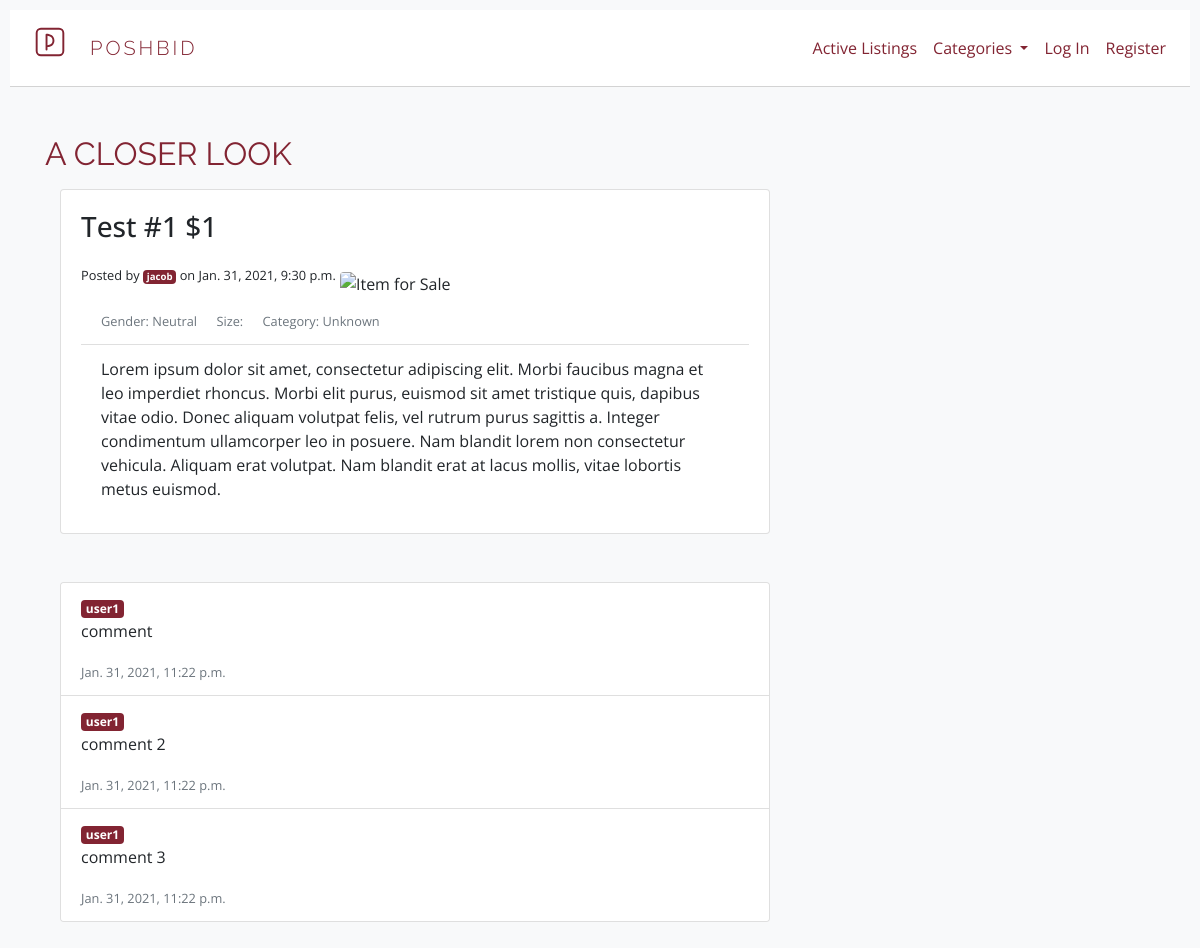
/listing/1, run on the app's committed database.
### auctions/models.py (models this page shows, shortened)
class Listing(models.Model):
    title = models.CharField(max_length=50)
    description = models.TextField(max_length=1000)
    size = models.CharField(max_length=10, blank=True)
    price = models.PositiveSmallIntegerField()
    highestbid = models.PositiveSmallIntegerField(blank=True)
    photo_url = models.URLField(max_length=500, blank=True, default="https://images.unsplash.com/photo-1517502166878-35c93a0072f0?ixid=MXwxMjA3fDB8MHxwaG90by1wYWdlfHx8fGVufDB8fHw%3D&ixlib=rb-1.2.1&auto=format&fit=crop&w=934&q=80")
    timestamp = models.DateTimeField(auto_now=False, auto_now_add=False)
    active = models.BooleanField(default=True)
    user = models.ForeignKey(User, on_delete=models.CASCADE)
    NEUTRAL = 'NRL'
    WOMEN = 'WMN'
    MEN = 'MEN'
    GENDER_CHOICES = [
        (NEUTRAL, 'Neutral'),
        (WOMEN, 'Women'),
        (MEN, 'Men')
    ]
    gender = models.CharField(max_length=3, choices=GENDER_CHOICES, blank=True)
    UNKNOWN = 'UNK'
    ACCESSORIES = 'AC'
    TOPS = 'TPS'
    JACKETS = 'JKT'
    SWEATERS = 'SWT'
    SHIRTS = 'SRT'
    SUITS = 'ST'
    DRESSES = 'DRS'
    PANTS = 'PN'
    JEANS = 'JN'
    SHORTS = 'SHR'
    SWIM = 'SWM'
    SHOES = 'SHO'
    CATEGORY_CHOICES = [
        (UNKNOWN, 'Unknown'),
        (ACCESSORIES, 'Accessories'),
        (TOPS, 'Tops'),
        (JACKETS, 'Jackets'),
        (SWEATERS, 'Sweaters'),
        (SHIRTS, 'Shirts'),
        (SUITS, 'Suits'),
        (DRESSES, 'Dresses'),
        (PANTS, 'Pants'),
        (JEANS, 'Jeans'),
        (SHORTS, 'Shorts'),
        (SWIM, 'Swim'),
        (SHOES, 'Shoes'),
    ]
    category = models.CharField(max_length=3, choices=CATEGORY_CHOICES, blank=True)

class User(AbstractUser):
    pass

class Comments(models.Model):
    comment = models.TextField(max_length=500)
    timestamp = models.DateTimeField(auto_now=False, auto_now_add=False)
    user = models.ForeignKey(User, on_delete=models.CASCADE)
    listing = models.ForeignKey(Listing, on_delete=models.CASCADE, related_name="listing_comments")

### auctions/views.py (the view)
# urls.py: path("listing/<int:itemid>", views.listing_page, name="listing"),
def listing_page(request, itemid):
    if request.method == "POST":
        if "watch" in request.POST:
            try:
                watchlist = Watchlist.objects.get(user_id=request.user.id, listing_id=itemid)
                watchlist.active = True
                watchlist.save(update_fields=["active"])
                return HttpResponseRedirect(reverse("listing", args=(itemid,)))
            except:
                watchlist = Watchlist(user_id=request.user.id, listing_id=itemid, active=True)
                watchlist.save()
                return HttpResponseRedirect(reverse("listing", args=(itemid,)))
        if "unwatch" in request.POST:
            watchlist = Watchlist.objects.get(user_id=request.user.id, listing_id=itemid)
            watchlist.active = False
            watchlist.save(update_fields=["active"])
            return HttpResponseRedirect(reverse("listing", args=(itemid,)))
        if "bid" in request.POST:
            listing = Listing.objects.get(pk=itemid)
            price = listing.price
            bid = int(request.POST.get("amount"))
            try:
                highest = Bids(user_id=request.user.id, listing_id=itemid).last()
            except:
                highest = 0
            if bid < price and bid < highest:
                return render(request, "auctions/listing.html", {
                    "error_message": "Bidding price must be greater than current price"
                })
            else:
                bids = Bids(user_id=request.user.id, listing_id=itemid, offer=bid)
                bids.save()
                highestbid = Listing.objects.get(pk=itemid)
                highestbid.highestbid = bid
                highestbid.save(update_fields=["highestbid"])
                return HttpResponseRedirect(reverse("listing", args=(itemid,)))
        if "close" in request.POST:
            listing = Listing.objects.get(pk=itemid)
            listing.active = False
            listing.save(update_fields=["active"])
            return HttpResponseRedirect(reverse("inventory"))
        if "comment" in request.POST:
            input = CreateCommentForm(request.POST)
            if input.is_valid():
                comment = Comments(user=request.user, comment=(input.cleaned_data["create_comment"]), timestamp=timezone.now(), listing=Listing(pk=itemid))
                comment.save()
                return HttpResponseRedirect(reverse("listing", args=(itemid,)))
            else:
                return render(request, "auctions/listing.html", {
                    "comment_form": input,
                    "error_message": "Sorry, the form was not valid"
                })
    else:
        try:
            watching = Watchlist.objects.get(user_id=request.user.id, listing_id=itemid)
        except:
            watching = None
        try:
            bids = Bids.objects.filter(listing_id=itemid)
        except:
            bids = None
        try:
            listing = Listing.objects.get(pk=itemid)
            winner = Bids.objects.filter(listing_id=itemid).last()
        except:
            winner = None
        return render(request, "auctions/listing.html", {
            "listing": Listing.objects.get(pk=itemid),
            "watching": watching,
            "total_bids": len(bids),
            "bid": bids,
            "winner": winner,
            "comments": Comments.objects.filter(listing_id=itemid),
            "comment_form": CreateCommentForm(),
            "watchlist": len(Watchlist.objects.filter(user_id=request.user.id)),
            "total_items": len(Listing.objects.filter(user_id=request.user.id)),
            "genders": Listing.GENDER_CHOICES,
            "categories": Listing.CATEGORY_CHOICES
        })

### auctions/templates/auctions/listing.html (shortened to what this page needs)
{% extends "auctions/layout.html" %}
{% load crispy_forms_tags %}
{% block body %}
  <h2 class="headers text-dark-red mt-5 mb-3">A CLoser Look</h2>
    <div class="col-md-8">
      <div class="card mb-5">
        <div class="card-body">
          <h3 class="card-title">{{ listing.title }} {% if listing.highestbid > listing.price %} ${{listing.highestbid}} {% else %} ${{ listing.price }} {% endif %}</h3>
          <small class="card-text">Posted by <a href="#" class="badge bg-dark-red text-white">{{ listing.user }}</a> on {{ listing.timestamp }}</small>
          <img class="rounded img-fluid mt-3" src="{{ listing.photo_url }}" alt="Item for Sale">
          <ul class="list-group list-group-flush">
            <li class="list-group-item text-muted">
              <small class="mr-3">Gender:
                {% for gender in genders %}
                  {% if listing.gender == gender.0 %}
                    {{ gender.1 }}
                  {% endif %}
                {% endfor %}
              </small>
              <small class="mr-3">Size: {{ listing.size }}</small>
              <small>Category:
                {% for category in categories %}
                  {% if listing.category == category.0 %}
                    {{ category.1 }}
                  {% endif %}
                {% endfor %}
              </small>
            </li>
            <li class="list-group-item">{{ listing.description }}</li>
          </ul>
        </div>
      </div>
    </div>
    {% if comments %}
    <div class="col-md-8 mb-3">
      <div class="card">
        <ul class="list-group list-group-flush">
          {% for comment in comments %}
            <li class="list-group-item">
              <a href="#" class="badge bg-dark-red text-white">{{comment.user}}</a>
              <p>{{comment.comment}}</p>
              <small class="text-muted">{{comment.timestamp}}</small>
            </li>
          {% endfor %}
        </ul>
      </div>
    </div>
    {% endif %}
{% endblock %}

### auctions/templates/auctions/layout.html (shortened to what this page needs)
{% load static %}
<!DOCTYPE html>
<html lang="en">
    <head>
        <link rel="stylesheet" href="https://stackpath.bootstrapcdn.com/bootstrap/4.4.1/css/bootstrap.min.css">
        <link href="{% static 'auctions/styles.css' %}" rel="stylesheet">
        <link href="{% block style %} {% endblock %}" rel="stylesheet">
    </head>
    <body class="bg-light">
        <header>
            <nav class="navbar navbar-expand-md navbar-light bg-white">
                <img class="navbar-brand logo" src="{% static 'auctions/logo.svg' %}" alt="Logo">
                <a class="navbar-brand title-thin text-dark-red mr-md-auto" href="landing">poshbid</a>
                <div class="navbar-collapse offcanvas-collapse">
                    <ul class="navbar-nav ml-md-auto">
                        <li class="nav-item">
                            <a class="nav-link text-dark-red" href="{% url 'index' %}">Active Listings</a>
                        </li>
                        <li class="nav-item dropdown">
                            <a class="nav-link dropdown-toggle text-dark-red" href="#" id="navbarDropdown" role="button" data-toggle="dropdown" aria-haspopup="true" aria-expanded="false">
                            Categories
                            </a>
                        {% if user.is_authenticated %}
                            <li class="nav-item dropdown mr-5">
                                <a class="nav-link dropdown-toggle text-dark-red" href="#" id="navbarDropdown" role="button" data-toggle="dropdown" aria-haspopup="true" aria-expanded="false">
                                My Account
                                </a>
                                <div class="dropdown-menu" aria-labelledby="navbarDropdown">
                                    <div class="dropdown-item disabled" href="#">Signed in as <strong>{{ user.username }}</strong></div>
                                    <a class="dropdown-item text-dark-red" href="{% url 'logout' %}">Log Out</a>
                                    <div class="dropdown-divider"></div>
                                    <a class="dropdown-item text-dark-red" href="{% url 'watchlist' %}">My Watchlist<span class="badge bg-dark-red ml-2 text-white">{{ watchlist }}</span></a>
                                    <a class="dropdown-item text-dark-red" href="{% url 'bids' %}">My Bids<span class="badge bg-dark-red ml-2 text-white">2</span></a>
                                    <a class="dropdown-item text-dark-red" href="{% url 'inventory' %}">My Listings<span class="badge bg-dark-red ml-2 text-white">{{ total_items }}</span></a>
                                    <a class="dropdown-item text-dark-red" href="{% url 'create' %}">Add Listing</a>
                                </div>
                            </li>
                        {% else %}
                            <li class="nav-item">
                                <a class="nav-link text-dark-red" href="{% url 'login' %}">Log In</a>
                            </li>
                            <li class="nav-item">
                                <a class="nav-link text-dark-red" href="{% url 'register' %}">Register</a>
                            </li>
                        {% endif %}
                    </ul>
                </div>
            </nav>
        </header>
        <main role="main" class="container">
            {% block body %}
            {% endblock %}
        </main>
    </body>
</html>

### auctions/static/auctions/styles.css (style rules this page uses)
body { padding: 10px; font-family: 'Open Sans', sans-serif; overflow-x: hidden; }
.text-dark-red { color: rgb(130, 36, 50) !important; }
.bg-dark-red { background-color: rgb(130, 36, 50) !important; border-color: rgb(130, 36, 50) !important; }
.title-thin { font-family: 'Raleway', sans-serif; font-weight: 300; letter-spacing: 3px; text-transform: uppercase; }
.headers { font-family: 'Raleway', sans-serif; font-weight: 400; text-transform: uppercase; }
.logo { height: auto; width: 3rem; padding: 0; }
.navbar { border-bottom: 1px solid lightgrey; }
.navbar-nav { flex-direction: column; }

### data on the page
Listing: title "Test #1", price "1", user "jacob", timestamp "Jan. 31, 2021, 9:30 p.m.", description "Lorem ipsum dolor sit amet, consectetur adipiscing elit. Morbi faucibus magna et leo imperdiet rhoncus. Morbi elit purus, euismod sit amet tristique quis, dapibus vitae odio. Donec aliquam volutpat felis, vel rutrum purus sagittis a. Integer condimentum ullamcorper leo in posuere. Nam blandit lorem non consectetur vehicula. Aliquam erat volutpat. Nam blandit erat at lacus mollis, vitae lobortis metus euismod."
Comments: user "user1", comment "comment", timestamp "Jan. 31, 2021, 11:22 p.m."
Comments: user "user1", comment "comment 2", timestamp "Jan. 31, 2021, 11:22 p.m."
Comments: user "user1", comment "comment 3", timestamp "Jan. 31, 2021, 11:22 p.m."

### other printed values
{{ gender.1 }} "Neutral"
{{ category.1 }} "Unknown"
